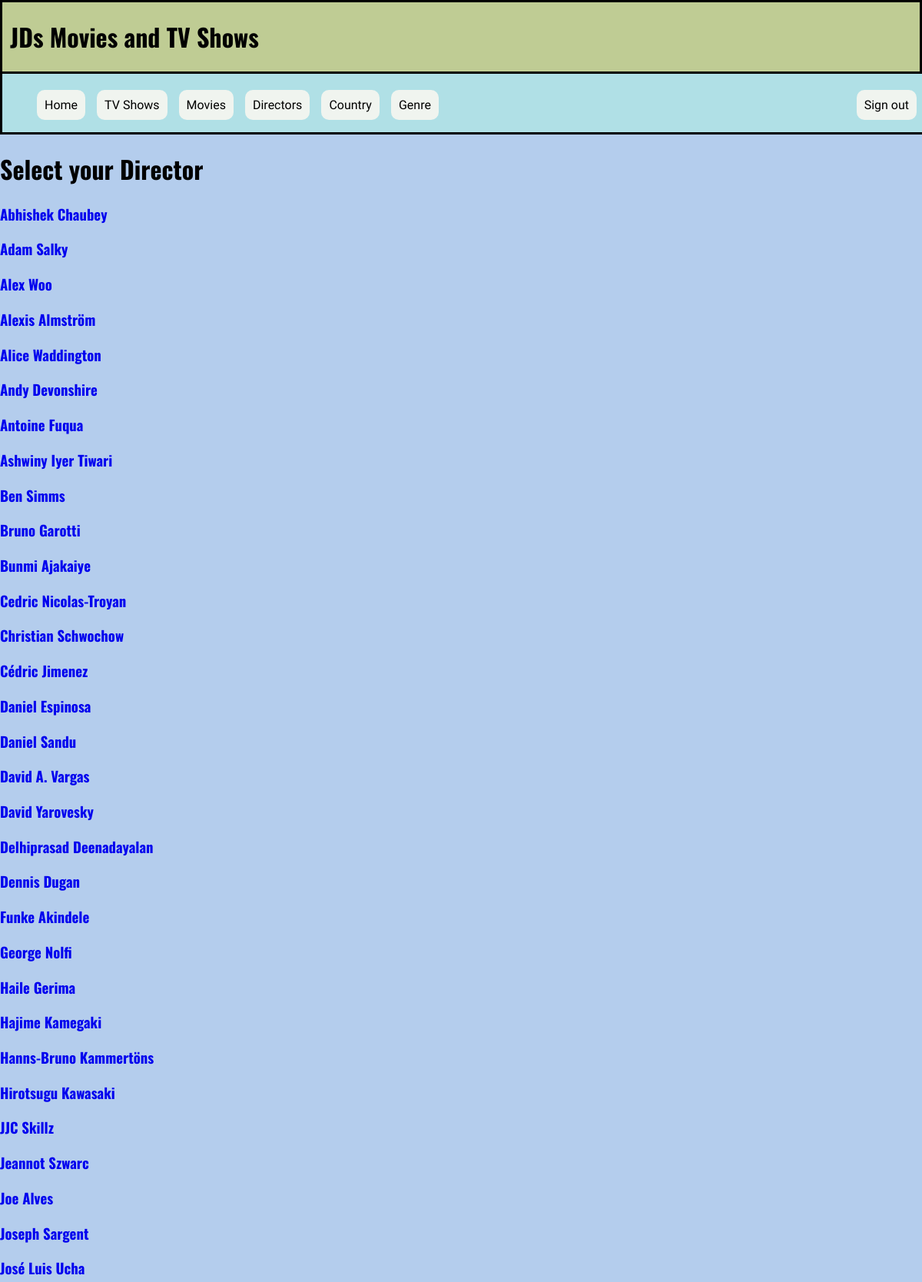
Page /Director_Select (signed in, upper part) on the committed database.
### tables this page shows
CREATE TABLE Director (Director_id INTEGER PRIMARY KEY NOT NULL, Directors TEXT);

### App.py (the view)
@app.route('/Director_Select')
def Director_Select():
    sql = '''SELECT Directors, Director_id FROM Director
    ORDER BY Directors ASC;'''
    results = query_db(sql)
    return render_template('Director_Select.html', results = results)

### App.py (called while the page is built)
def get_db():
    db = getattr(g, '_database', None)
    if db is None:
        db = g._database = sqlite3.connect(DATABASE)
    return db

@app.teardown_appcontext
def close_connection(exception):
    db = getattr(g, '_database', None)
    if db is not None:
        db.close()

def query_db(query, args=(), one=False, commit=False):
    db = get_db()
    cur = db.cursor()
    cur.execute(query, args)
    if commit:
        db.commit()
    rv =cur.fetchall()
    cur.close()
    return (rv[0] if rv else None) if one else rv

### templates/Director_Select.html
{% extends 'Header.html' %}
{% block start %}
    <h1> Select your Director</h1>
    {% for Director in results %}
        <a href="/Director/{{Director[1]}}">
            <div class="Selection">
                <h3>{{Director[0]}}</h3>
            </div>
        </a>
    {% endfor %}
{% endblock %}

### static/style.css (style rules this page uses)
body { margin: 0; background-color: #b4cded; font-family: "Oswald"; }
a { text-decoration: none; }

### rows in the picture
Director: Directors "Abhishek Chaubey"
Director: Directors "Adam Salky"
Director: Directors "Alex Woo"
Director: Directors "Alexis Almström"
Director: Directors "Alice Waddington"
Director: Directors "Andy Devonshire"
Director: Directors "Antoine Fuqua"
Director: Directors "Ashwiny Iyer Tiwari"
Director: Directors "Ben Simms"
Director: Directors "Bruno Garotti"
Director: Directors "Bunmi Ajakaiye"
Director: Directors "Cedric Nicolas-Troyan"
Director: Directors "Christian Schwochow"
Director: Directors "Cédric Jimenez"
Director: Directors "Daniel Espinosa"
Director: Directors "Daniel Sandu"
Director: Directors "David A. Vargas"
Director: Directors "David Yarovesky"
Director: Directors "Delhiprasad Deenadayalan"
Director: Directors "Dennis Dugan"
Director: Directors "Funke Akindele"
Director: Directors "George Nolfi"
Director: Directors "Haile Gerima"
Director: Directors "Hajime Kamegaki"
Director: Directors "Hanns-Bruno Kammertöns"
Director: Directors "Hirotsugu Kawasaki"
Director: Directors "JJC Skillz"
Director: Directors "Jeannot Szwarc"
Director: Directors "Joe Alves"
Director: Directors "Joseph Sargent"
Director: Directors "José Luis Ucha"
